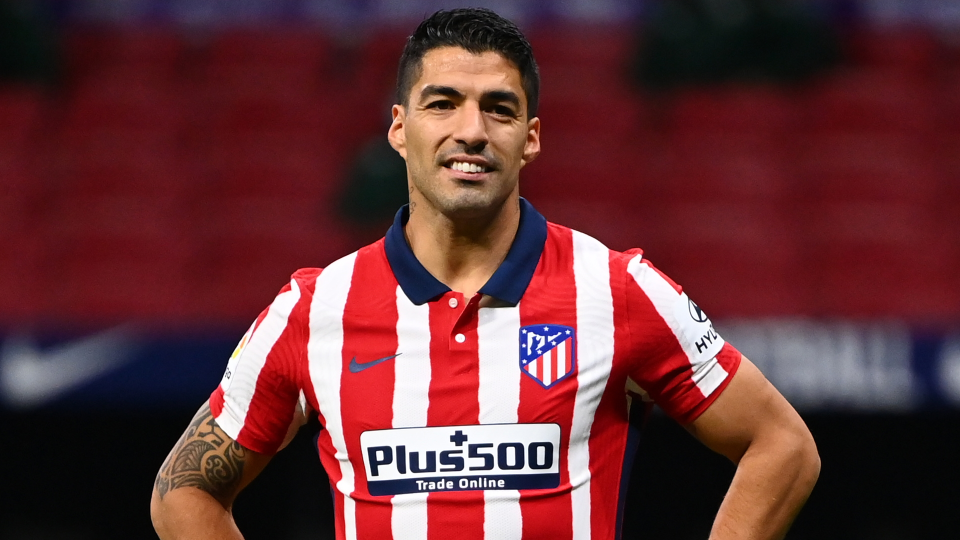
#> input picture test_imgs/face_img1.jpg, 1920 x 1080 px (shown at 1/2 size)
$ python -i mod.py   (imports and definitions only)   (older library calls are emulated)
#> lines starting #> are read from the running program, lines starting #| are printed output that depends on the picture
### triangler/edges.py
from enum import Enum
from typing import Union

import numba
import numpy as np
import skimage.restoration
from numpy.core.multiarray import ndarray
from scipy.signal import convolve2d
from skimage import img_as_float64, img_as_ubyte
from skimage.color import rgb2gray, rgb2lab
from skimage.filters import scharr, gaussian
from skimage.filters.rank import entropy
from skimage.morphology import disk, dilation

from triangler.sampling import (
    SampleMethod,
    poisson_disk_sample,
    threshold_sample,
)


class EdgeMethod(Enum):
    CANNY = 1
    ENTROPY = 2
    SOBEL = 3


class EdgePoints(object):
    __slots__ = ["width", "height", "edge_detector", "num_of_points", "edge_method"]

    def __init__(self, img: ndarray, n: int, edge: EdgeMethod):
        self.width = img.shape[0]
        self.height = img.shape[1]

        self.edge_detector: EdgeDetectors = EdgeDetectors(img)

        self.num_of_points = n

        self.edge_method: EdgeMethod = edge

    def get_edge_points(self, sampling: SampleMethod, blur: int = None) -> ndarray:
        """
        Retrieves the triangle points using Sobel | Canny | Threshold Edge Detection
        """
        if self.edge_method is EdgeMethod.CANNY:
            if blur is None:
                raise ValueError(
                    "To use Canny Edge Detector, you must call this method with (SampleMethod, int)"
                )
            edges = self.edge_detector.canny(blur)
        elif self.edge_method is EdgeMethod.ENTROPY:
            edges = self.edge_detector.entropy()
        elif self.edge_method is EdgeMethod.SOBEL:
            edges = self.edge_detector.sobel()
        else:
            raise ValueError(
                "Unexpected edge processing method: {}\n"
                "use {} instead: {}".format(
                    self.edge_method, SampleMethod.__name__, SampleMethod.__members__
                )
            )

        if sampling is SampleMethod.POISSON_DISK:
            sample_points = poisson_disk_sample(self.num_of_points, edges)
        elif sampling is SampleMethod.THRESHOLD:
            sample_points = threshold_sample(self.num_of_points, edges, 0.2)
        else:
            raise ValueError(
                "Unexpected sampling method: {}\n"
                "use {} instead: {}".format(
                    sampling, SampleMethod.__name__, SampleMethod.__members__
                )
            )

        corners = np.array(
            [
                [0, 0],
                [0, self.height - 1],
                [self.width - 1, 0],
                [self.width - 1, self.height - 1],
            ]
        )
        return np.append(sample_points, corners, axis=0)


class EdgeDetectors(object):
    __slots__ = ["img"]

    def __init__(self, img: ndarray):
        self.img: ndarray = img

    @numba.jit(parallel=True, fastmath=True)
    def sobel(self) -> ndarray:
        _img_as_float = self.img.astype(np.float)
        c: Union[int, float]
        _, _, c = _img_as_float.shape
        _img = (
            0.2126 * _img_as_float[:, :, 0]
            + 0.7152 * _img_as_float[:, :, 1]
            + 0.0722 * _img_as_float[:, :, 2]
            if c > 1
            else _img_as_float
        )

        kh = np.array(
            [
                [-1, -2, 0, 2, 1],
                [-4, -8, 0, 8, 4],
                [-6, -12, 0, 12, 6],
                [-4, -8, 0, 8, 4],
                [-1, -2, 0, 2, 1],
            ],
            dtype=np.float,
        )
        kv = np.array(
            [
                [1, 4, 6, 4, 1],
                [2, 8, 12, 8, 2],
                [0, 0, 0, 0, 0],
                [-2, -8, -12, -8, -2],
                [-1, -4, -6, -4, -1],
            ],
            dtype=np.float,
        )

        gx = convolve2d(_img, kh, mode="same", boundary="symm")
        gy = convolve2d(_img, kv, mode="same", boundary="symm")

        g = np.sqrt(gx * gx + gy * gy)
        g *= 255.0 / np.max(g)

        return g

    # [42 lines left out: functions entropy, canny, not called in this run]

### triangler/process.py
import warnings as _warnings
from typing import Union

import numba
import numpy as _np
import numpy as np
from numpy.core.multiarray import ndarray
from scipy.spatial import Delaunay
from skimage.draw import polygon
from skimage.io import imread
from skimage.transform import pyramid_reduce

from triangler.color import ColorMethod
from triangler.edges import EdgePoints, EdgeMethod
from triangler.sampling import SampleMethod

_np.random.seed(822)
_warnings.filterwarnings("ignore")


@numba.jit(fastmath=True, parallel=True)
def process(
    img: Union[ndarray, str],
    coloring: ColorMethod,
    sampling: SampleMethod,
    edging: EdgeMethod,
    points: int,
    blur: int,
    reduce: bool,
) -> np.array:
    if isinstance(img, str):
        img = imread(img)
    sample_points: ndarray = EdgePoints(img, points, edging).get_edge_points(
        sampling=sampling, blur=blur,
    )
    triangulated: Delaunay = Delaunay(sample_points)

    # noinspection PyUnresolvedReferences
    triangles = sample_points[triangulated.simplices]

    res = np.empty(
        shape=(2 * img.shape[0], 2 * img.shape[1], img.shape[2]), dtype=np.uint8
    )

    if coloring is ColorMethod.CENTROID:
        for triangle in triangles:
            i, j = polygon(2 * triangle[:, 0], 2 * triangle[:, 1], res.shape)
            res[i, j] = img[tuple(np.mean(triangle, axis=0, dtype=np.int32))]

    elif coloring is ColorMethod.MEAN:
        for triangle in triangles:
            i, j = polygon(2 * triangle[:, 0], 2 * triangle[:, 1], res.shape)
            res[i, j] = np.mean(
                img[polygon(triangle[:, 0], triangle[:, 1], img.shape)], axis=0
            )
    else:
        raise ValueError(
            "Unexpected coloring method: {}\n"
            "use {} instead: {}".format(
                coloring, ColorMethod.__name__, ColorMethod.__members__
            )
        )

    return pyramid_reduce(res, multichannel=True) if reduce else res

### triangler/mod.py
import os.path
from datetime import datetime
from typing import Union

from numpy.core.multiarray import ndarray
from skimage.io import imread
from skimage.io import imsave

from triangler.color import ColorMethod
from triangler.edges import EdgeMethod
from triangler.process import process
from triangler.sampling import SampleMethod


class Triangler(object):
    """
    Triangler wrapper
    """

    # [84 lines left out: functions __init__, convert, convert_and_save, triangulate_img, not called in this run]

>>> import cv2
>>> picture = cv2.imread('../test_imgs/face_img1.jpg', cv2.IMREAD_GRAYSCALE)
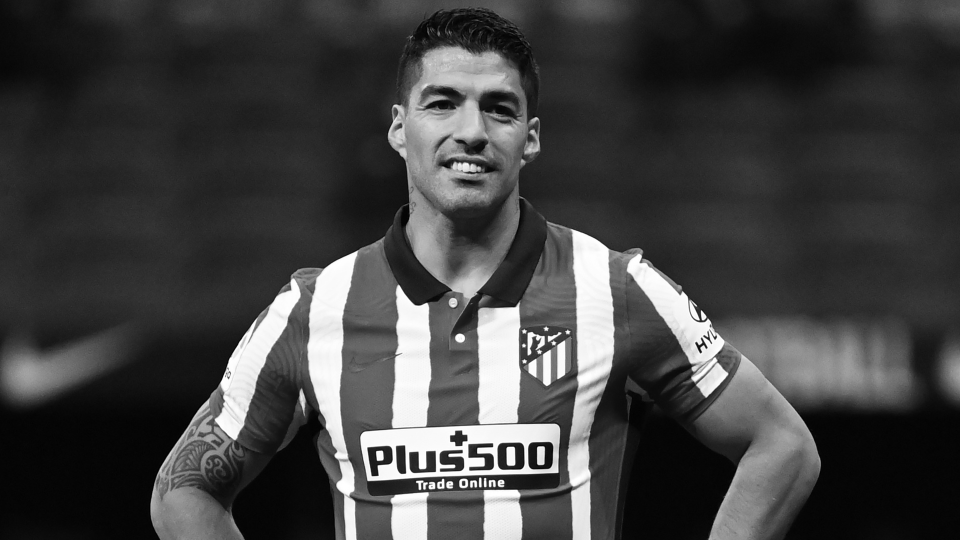
#> picture: shape (1080, 1920) (shown at 1/2 size); min 0, max 255, mean 65.3
>>> result = Triangler().convert_and_save(picture)
#> (the run stopped early here; a loop or call above may not have finished)
